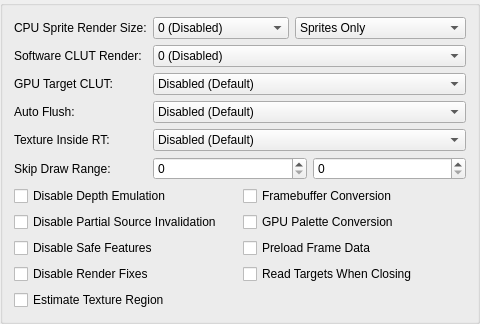
     <widget class="QGroupBox" name="hardwareFixesTab">
      <attribute name="title">
       <string>Hardware Fixes</string>
      </attribute>
      <layout class="QFormLayout" name="hardwareFixesLayout">
       <item row="1" column="0">
        <widget class="QLabel" name="label_36">
         <property name="text">
          <string>CPU Sprite Render Size:</string>
         </property>
        </widget>
       </item>
       <item row="1" column="1">
        <layout class="QHBoxLayout" name="horizontalLayout_5" stretch="1,0">
         <item>
          <widget class="QComboBox" name="cpuSpriteRenderBW">
           <item>
            <property name="text">
             <string>0 (Disabled)</string>
            </property>
           </item>
           <item>
            <property name="text">
             <string>1 (64 Max Width)</string>
            </property>
           </item>
           <item>
            <property name="text">
             <string>2 (128 Max Width)</string>
            </property>
           </item>
           <item>
            <property name="text">
             <string>3 (192 Max Width)</string>
            </property>
           </item>
           <item>
            <property name="text">
             <string>4 (256 Max Width)</string>
            </property>
           </item>
           <item>
            <property name="text">
             <string>5 (320 Max Width)</string>
            </property>
           </item>
           <item>
            <property name="text">
             <string>6 (384 Max Width)</string>
            </property>
           </item>
           <item>
            <property name="text">
             <string>7 (448 Max Width)</string>
            </property>
           </item>
           <item>
            <property name="text">
             <string>8 (512 Max Width)</string>
            </property>
           </item>
           <item>
            <property name="text">
             <string>9 (576 Max Width)</string>
            </property>
           </item>
           <item>
            <property name="text">
             <string>10 (640 Max Width)</string>
            </property>
           </item>
          </widget>
         </item>
         <item>
          <widget class="QComboBox" name="cpuSpriteRenderLevel">
           <item>
            <property name="text">
             <string>Sprites Only</string>
            </property>
           </item>
           <item>
            <property name="text">
             <string>Sprites/Triangles</string>
            </property>
           </item>
           <item>
            <property name="text">
             <string>Blended Sprites/Triangles</string>
            </property>
           </item>
          </widget>
         </item>
        </layout>
       </item>
       <item row="2" column="0">
        <widget class="QLabel" name="label_16">
         <property name="text">
          <string>Software CLUT Render:</string>
         </property>
        </widget>
       </item>
       <item row="2" column="1">
        <widget class="QComboBox" name="cpuCLUTRender">
         <property name="currentText">
          <string extracomment="0 (Disabled)">0 (Disabled)</string>
         </property>
         <property name="currentIndex">
          <number>0</number>
         </property>
         <item>
          <property name="text">
           <string>0 (Disabled)</string>
          </property>
         </item>
         <item>
          <property name="text">
           <string>1 (Normal)</string>
          </property>
         </item>
         <item>
          <property name="text">
           <string>2 (Aggressive)</string>
          </property>
         </item>
        </widget>
       </item>
       <item row="3" column="0">
        <widget class="QLabel" name="label_47">
         <property name="text">
          <string extracomment="CLUT: Color Look Up Table, often referred to as a palette in non-PS2 things.  GPU Target CLUT: GPU handling of when a game uses data from a render target as a CLUT.">GPU Target CLUT:</string>
         </property>
        </widget>
       </item>
       <item row="3" column="1">
        <widget class="QComboBox" name="gpuTargetCLUTMode">
         <item>
          <property name="text">
           <string>Disabled (Default)</string>
          </property>
         </item>
         <item>
          <property name="text">
           <string>Enabled (Exact Match)</string>
          </property>
         </item>
         <item>
          <property name="text">
           <string>Enabled (Check Inside Target)</string>
          </property>
         </item>
        </widget>
       </item>
       <item row="4" column="0">
        <widget class="QLabel" name="label_30">
         <property name="text">
          <string>Auto Flush:</string>
         </property>
        </widget>
       </item>
       <item row="4" column="1">
        <widget class="QComboBox" name="hwAutoFlush">
         <item>
          <property name="text">
           <string>Disabled (Default)</string>
          </property>
         </item>
         <item>
          <property name="text">
           <string>Enabled (Sprites Only)</string>
          </property>
         </item>
         <item>
          <property name="text">
           <string>Enabled (All Primitives)</string>
          </property>
         </item>
        </widget>
       </item>
       <item row="5" column="0">
        <widget class="QLabel" name="label_45">
         <property name="text">
          <string>Texture Inside RT:</string>
         </property>
        </widget>
       </item>
       <item row="5" column="1">
        <widget class="QComboBox" name="textureInsideRt">
         <item>
          <property name="text">
           <string>Disabled (Default)</string>
          </property>
         </item>
         <item>
          <property name="text">
           <string>Inside Target</string>
          </property>
         </item>
         <item>
          <property name="text">
           <string>Merge Targets</string>
          </property>
         </item>
        </widget>
       </item>
       <item row="6" column="0">
        <widget class="QLabel" name="label_12">
         <property name="text">
          <string>Skip Draw Range:</string>
         </property>
        </widget>
       </item>
       <item row="6" column="1">
        <layout class="QHBoxLayout" name="horizontalLayout">
         <item>
          <widget class="QSpinBox" name="skipDrawStart">
           <property name="maximum">
            <number>10000</number>
           </property>
          </widget>
         </item>
         <item>
          <widget class="QSpinBox" name="skipDrawEnd">
           <property name="maximum">
            <number>10000</number>
           </property>
          </widget>
         </item>
        </layout>
       </item>
       <item row="7" column="0" colspan="2">
        <layout class="QGridLayout" name="gridLayout">
         <item row="0" column="0">
          <widget class="QCheckBox" name="disableDepthEmulation">
           <property name="text">
            <string>Disable Depth Emulation</string>
           </property>
          </widget>
         </item>
         <item row="1" column="0">
          <widget class="QCheckBox" name="disablePartialInvalidation">
           <property name="text">
            <string>Disable Partial Source Invalidation</string>
           </property>
          </widget>
         </item>
         <item row="2" column="0">
          <widget class="QCheckBox" name="disableSafeFeatures">
           <property name="text">
            <string>Disable Safe Features</string>
           </property>
          </widget>
         </item>
         <item row="3" column="1">
          <widget class="QCheckBox" name="readTCOnClose">
           <property name="text">
            <string>Read Targets When Closing</string>
           </property>
          </widget>
         </item>
         <item row="2" column="1">
          <widget class="QCheckBox" name="preloadFrameData">
           <property name="text">
            <string>Preload Frame Data</string>
           </property>
          </widget>
         </item>
         <item row="1" column="1">
          <widget class="QCheckBox" name="gpuPaletteConversion">
           <property name="text">
            <string>GPU Palette Conversion</string>
           </property>
          </widget>
         </item>
         <item row="0" column="1">
          <widget class="QCheckBox" name="frameBufferConversion">
           <property name="text">
            <string>Framebuffer Conversion</string>
           </property>
          </widget>
         </item>
         <item row="4" column="0">
          <widget class="QCheckBox" name="estimateTextureRegion">
           <property name="text">
            <string>Estimate Texture Region</string>
           </property>
          </widget>
         </item>
         <item row="3" column="0">
          <widget class="QCheckBox" name="disableRenderFixes">
           <property name="text">
            <string>Disable Render Fixes</string>
           </property>
          </widget>
         </item>
        </layout>
       </item>
      </layout>
     </widget>
